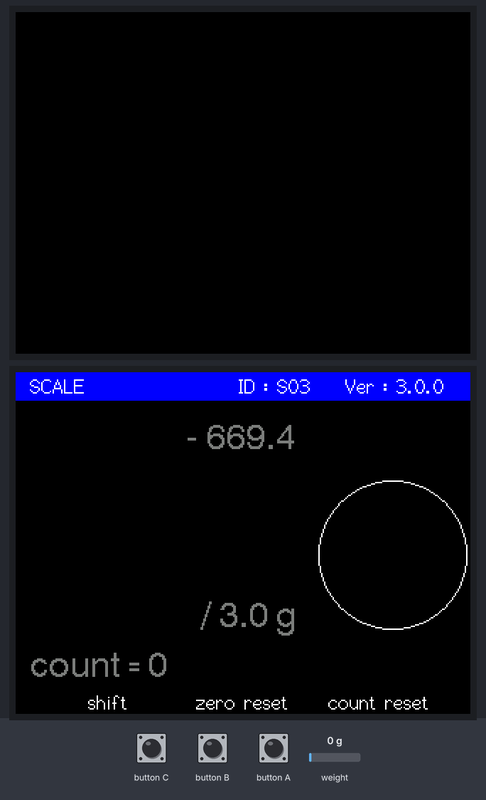
A sketch run on a simulated ESP32. Parts: 2 × 320×240 colour display. The test bench sets the inputs (shaded band); at power-on: weight on the scale 0 g. EEPROM starts erased; what the sketch prints to the serial monitor is not drawn.

Above: at 1.6 s.
1.7 s: weight on the scale set to 4900 g
At 3.0 s:
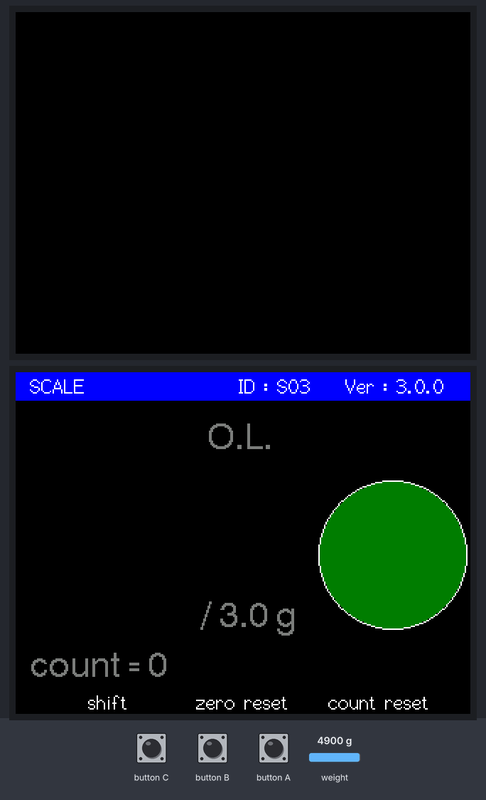
3.9 s: button A pressed for 0.15 s
At 4.16 s:
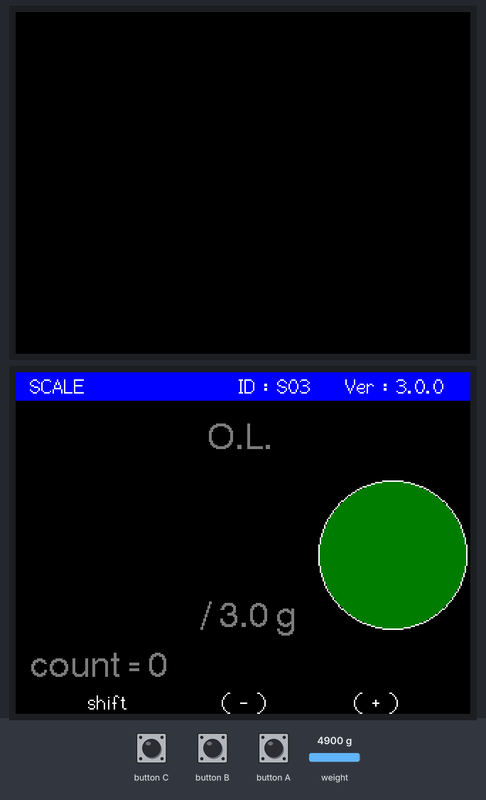
5.7 s: weight on the scale set to 100 g
At 7.4 s:
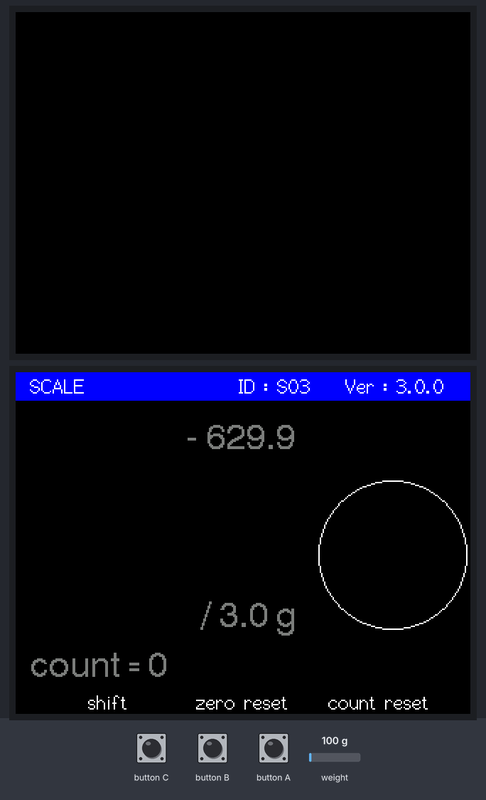
7.7 s: weight on the scale set to 4900 g
At 9.4 s:
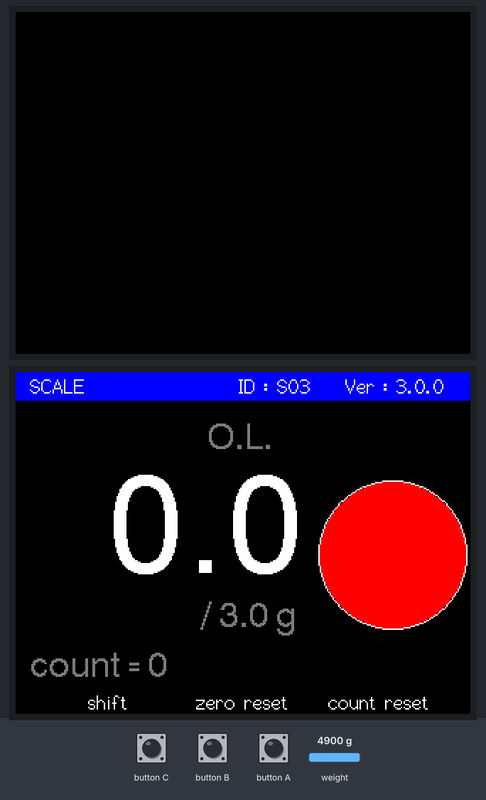
10.0 s: button B pressed for 0.15 s
At 10.7 s:
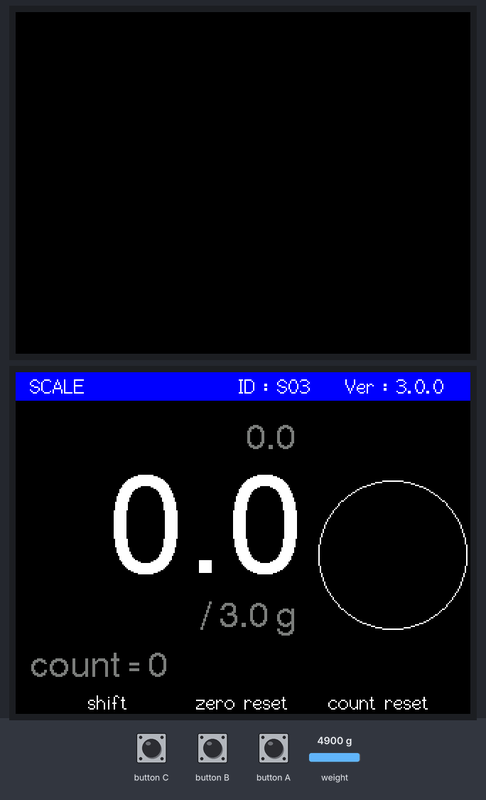
11.7 s: button A pressed for 1 s
At 12.2 s:
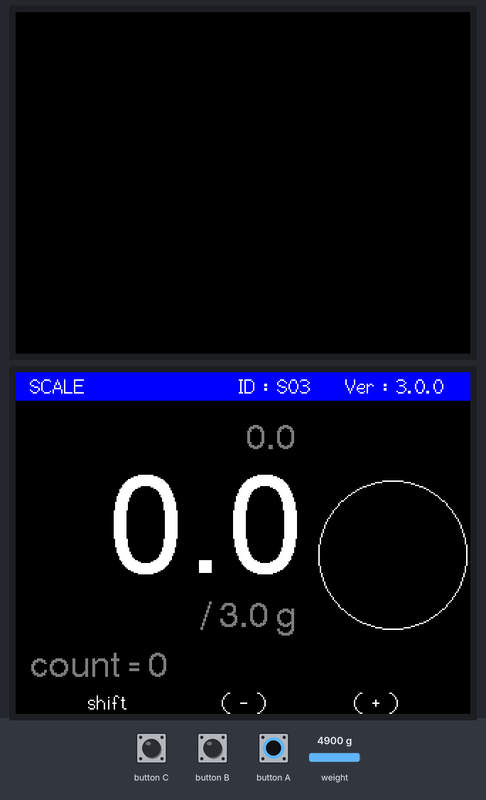
Timing chart, 0 to 14.7 s (numbered marks = the images above; inputs shaded):
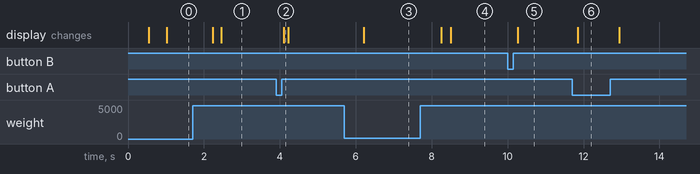

The sketch:

grease_weight_scale.ino
```cpp
/*
岡山工場缶グリース測定装置　Arduino IDE版
M5Stack Basic
HX711
1kgロードセル

Ver 3.0.0
*/

#define DEBUG

String        version             = "3.0.0";
String        device_number       = "S03";
String        Title_str           = "SCALE                  ID : " + device_number + "    Ver : " + version;

// 重量計算用定数
double A                          = 0.0000001 * 9412.198;   //8951
double B                          = 669.42;                 //580.47

#include <M5Stack.h>

// loadcellの設定
#include "HX711.h"
#define LOADCELL_DOUT_PIN 36                                  // HX711 DOUT端子接続PIN番号
#define LOADCELL_SCK_PIN  26                                  // HX711 SCK端子接続PIN番号
#define WEIGHT_LIST_VALID_NUM 5                               // 重量判定の有効要素数
#define WEIGHT_LIST_ELIMINATE_NUM_UPPER 2                     // 上側外れ値除外数
#define WEIGHT_LIST_ELIMINATE_NUM_LOWER 2                     // 下側外れ値除外数
#define WEIGHT_LIST_CENTER_NUM 2                              // 中央値の場所
#define WEIGHT_LIST_NUM (WEIGHT_LIST_VALID_NUM + WEIGHT_LIST_ELIMINATE_NUM_UPPER + WEIGHT_LIST_ELIMINATE_NUM_LOWER)

HX711 scale;
double    weight_list[WEIGHT_LIST_NUM] = {0.0};                   // 重量測定結果のリスト
double    filtered_weight_list[WEIGHT_LIST_VALID_NUM] = {0.0};    // 重量測定結果を降順にsortしたリスト
double    weight_list_ave     =  0.0;                             // filtered_weight_listの平均値
double    weight_list_center  =  0.0;                             // filtered_weight_listの中央値
double    weight_list_max     =  0.0;                             // filtered_weight_listの最大値
double    weight_list_min     =  0.0;                             // filtered_weight_listの最小値
double    weight_list_range   =  0.0;                             // weight_list_max - weight_list_min
double    zero_reset_value    =  0.0;                             // tareをした際のweight_list_center
double    weight_prev         =  0.0;                             // 前回の軽量合格時のweight_list_center
double    weight_diff         =  0.0;                             // weight_prevとweight_list_centerの差
double    weight_gross        =  0.0;                             // weight_list_centerとzero_reset_valueの差
double    threshold_stable    =  0.3;                             // 安定を判定するための閾値　許容するweight_list_max,minの差を設定
double    threshold_mesure    = 10.0;                             // 測定皿に計測対象物が乗っているかどうかを判定する閾値
bool      flag_mesure         = true;                             // 判定を開始しても良いかのフラグ
bool      flag_stable         = false;                            // 重量が安定したかどうかのフラグ
bool      flag_zero_reset     = true;                             // zero_reset後初回のみ処理するためのフラグ
uint32_t  counter             =    0;

// EEPROMサイズとアドレスの設定
#include <EEPROM.h>
#define EEPROM_MEM_SIZE       100
#define ADDR_THRE_WEIGHT      0x00

// 閾値設定
#define THRESHOLD_WEIGHT_DEFO 3.0                           //グリス塗布量良否判定の初期値　3.0g
double threshold_weight = THRESHOLD_WEIGHT_DEFO;

// loyanGFXの導入
#define LGFX_M5STACK
#include <LovyanGFX.hpp>
#include <LGFX_AUTODETECT.hpp>    // クラス"LGFX"を準備します
static LGFX lcd;                  // LGFXのインスタンスを作成。
static LGFX_Sprite sprite(&lcd);  // スプライトを使う場合はLGFX_Spriteのインスタンスを作成。

// display layout
uint16_t title_rect_pos[4]        = {   0,   0, 320, 20};   //{x, y, w, h}
uint16_t status_circle_pos[3]     = { 265, 128,  52};       //{x, y, r,}
uint16_t title_pos[2]             = {  10,   2};            //{x, y}
uint16_t gross_weight_pos[2]      = { 120,  35};
uint16_t diff_weight_pos[2]       = {  10,  68};
uint16_t threshold_value_pos[2]   = { 130, 160};
uint16_t count_value_pos[2]       = {  10, 195};
uint16_t btn_A_label_pos[2]       = {  33, 224};
uint16_t btn_B_label_pos[2]       = { 127, 224};
uint16_t btn_C_label_pos[2]       = { 220, 224};
uint16_t btn_shiftB_label_pos[2]  = { 145, 205};
uint16_t btn_shiftC_label_pos[2]  = { 240, 205};

void setup() {
  m5.begin();
  m5.Power.begin();

  EEPROM.begin(EEPROM_MEM_SIZE);                          //EEPROM開始
  readThreshold();                                        //閾値読み込み

  Serial.begin(115200);                                   //USBシリアル出力開始
  Serial.println("UART connected");
  Serial.print("grease scale version");
  Serial.println(version);

  lcd.init();                                             //lcd開始、設定
  lcd.setRotation(1);
  lcd.setBrightness(128);
  lcd.setColorDepth(24);  // RGB888の24ビットに設定

  //Title 描画
  lcd.fillScreen(TFT_BLACK);
  lcd.fillRect(title_rect_pos[0], title_rect_pos[1], title_rect_pos[2], title_rect_pos[3], TFT_BLUE);
  lcd.setTextColor(TFT_WHITE, TFT_BLUE);
  lcd.setFont(&fonts::Font2);
  lcd.setCursor(title_pos[0], title_pos[1]);
  lcd.print(Title_str);
  lcd.fillCircle(status_circle_pos[0], status_circle_pos[1], status_circle_pos[2], TFT_BLACK);
  lcd.drawCircle(status_circle_pos[0], status_circle_pos[1], status_circle_pos[2], TFT_WHITE);

  //label描画
  lcd.setTextColor(TFT_WHITE, TFT_BLACK);
  lcd.setFont(&fonts::Font2);
  lcd.setCursor(btn_A_label_pos[0],       btn_A_label_pos[1]);
  lcd.print("   shift  ");
  btn_label_show();
  scale.begin(LOADCELL_DOUT_PIN, LOADCELL_SCK_PIN);       //HX711初期化

  counter_show();
  threshold_show();
}

void loop() {
  String write_data;
  M5.update();
  read_weight();
  /*
  Serial.print("center = ");
  Serial.print(weight_list_center);
  Serial.print(" / range = ");
  Serial.print(weight_list_range);
  Serial.print(" / weight_diff = ");
  Serial.print(weight_diff);
  Serial.print(" / weight_prev = ");
  Serial.print(weight_prev);
  Serial.print(" / flag_mesure = ");
  Serial.print(flag_mesure);
  Serial.print(" / flag_zero_reset = ");
  Serial.println(flag_zero_reset);
  */
  judge_stable();
  weight_gross_show();
  counter_show();


  if (M5.BtnA.wasPressed() || m5.BtnA.wasReleased()) btn_label_show();
  if (M5.BtnB.wasPressed() && m5.BtnA.isReleased()) {
    zero_reset_value = weight_list_center;
    flag_zero_reset = true;
    flag_mesure = true;
  }
  if (M5.BtnC.wasPressed() && m5.BtnA.isReleased()) {
    counter = 0;
    counter_show;
  }
  if (M5.BtnB.wasPressed() && m5.BtnA.isPressed()){
    threshold_weight -= 1.0;
    if (threshold_weight < 1.0) threshold_weight = 1.0;
    write_data = String(threshold_weight);
    writeStringToEEPROM(ADDR_THRE_WEIGHT, write_data);
    EEPROM.commit();
    threshold_show();
  }
  if (M5.BtnC.wasPressed() && m5.BtnA.isPressed()){
    threshold_weight += 1.0;
    write_data = String(threshold_weight);
    writeStringToEEPROM(ADDR_THRE_WEIGHT, write_data);
    EEPROM.commit();
    threshold_show();
  }
}

void judge_stable(){

  if (weight_gross >= threshold_mesure){                                // モノが載っているときの処理
    if (weight_list_range <= threshold_stable){           // 重量が安定している場合の処理
      flag_stable = true;
      if (flag_zero_reset == true){                                         // zero_reset後一度だけの処理weight_prevによらずgreen表示
        flag_zero_reset = false;
        lcd.fillCircle(status_circle_pos[0], status_circle_pos[1], status_circle_pos[2] - 1, TFT_DARKGREEN);
        lcd.drawCircle(status_circle_pos[0], status_circle_pos[1], status_circle_pos[2], TFT_WHITE);
        weight_prev = weight_list_center;
        flag_mesure = false;
      }
      if (flag_mesure == true){                                             // 一度ものを下ろした場合の処理
        if (weight_diff >= threshold_weight){                                 // 重量差が閾値以上の場合
          lcd.fillCircle(status_circle_pos[0], status_circle_pos[1], status_circle_pos[2] - 1, TFT_DARKGREEN);
          lcd.drawCircle(status_circle_pos[0], status_circle_pos[1], status_circle_pos[2], TFT_WHITE);
          weight_prev = weight_list_center;
          weight_diff_show();
          counter += 1;
        } else {                                                              // 重量差が閾値未満の場合　
          lcd.fillCircle(status_circle_pos[0], status_circle_pos[1], status_circle_pos[2] - 1, TFT_RED);
          lcd.drawCircle(status_circle_pos[0], status_circle_pos[1], status_circle_pos[2], TFT_WHITE);
          weight_diff_show();
        }
        flag_mesure = false;
      }
    } else {                                                              // 重量が安定していない場合の処理
      flag_stable = false;
    }
  } else {                                                              // モノが載っていないときの処理
    flag_mesure = true;
    lcd.fillCircle(status_circle_pos[0], status_circle_pos[1], status_circle_pos[2] - 1, TFT_BLACK);
    lcd.drawCircle(status_circle_pos[0], status_circle_pos[1], status_circle_pos[2], TFT_WHITE);
  }
}

void counter_show(){
  lcd.setTextColor(TFT_DARKGREY, TFT_BLACK);
  lcd.setFont(&fonts::Font4);
  lcd.setCursor(count_value_pos[0], count_value_pos[1]);
  lcd.printf("count = %d    ",counter);
}

void threshold_show(){
  lcd.setTextColor(TFT_DARKGREY, TFT_BLACK);
  lcd.setFont(&fonts::Font4);
  lcd.setCursor(threshold_value_pos[0], threshold_value_pos[1]);
  lcd.printf("/ %.1f g   ",threshold_weight);
}

void weight_gross_show(){
  lcd.setTextColor(TFT_DARKGREY, TFT_BLACK);
  lcd.setFont(&fonts::Font4);
  lcd.setCursor(gross_weight_pos[0], gross_weight_pos[1]);
  //weight_gross = weight_list_center - zero_reset_value;
  if (weight_gross >= 0.0 ){
    lcd.print(" ");
  } else {
    lcd.print("-");
    weight_gross *= -1.0;
  }
  if (100.0 <= weight_gross && weight_gross < 1000.0) {
    lcd.print("    ");
    lcd.setCursor(gross_weight_pos[0] + 14, gross_weight_pos[1]);
  } else if (10.0 <= weight_gross && weight_gross < 100.0) {
    lcd.print("      ");
    lcd.setCursor(gross_weight_pos[0] + 28, gross_weight_pos[1]);
  } else if (0.0 <= weight_gross && weight_gross < 10.0) {
    lcd.print("        ");
    lcd.setCursor(gross_weight_pos[0] + 42, gross_weight_pos[1]);
  }
  /*else if (0.0 == weight_gross) {
    lcd.print("        ");
    //weight_gross += 0.0001;   //表示桁異常対策のおまじない
    lcd.setCursor(gross_weight_pos[0] + 42, gross_weight_pos[1]);
  }*/

  if (weight_gross >= 1000.0) {
    lcd.print("  O.L.   ");
  } else {
    lcd.printf("%.1f    ", weight_gross);
  }
}

void weight_diff_show(){
  if (flag_stable == true){
    lcd.setTextColor(TFT_WHITE, TFT_BLACK);
  } else {
    lcd.setTextColor(TFT_DARKGREY, TFT_BLACK);
  }

  lcd.setFont(&fonts::Font8);
  lcd.setCursor(diff_weight_pos[0], diff_weight_pos[1]);
  //weight_diff = weight_prev - weight_list_center;
  if (weight_diff <= 0.0) weight_diff = 0.0;

  if (10.0 <= weight_diff && weight_diff < 100.0) {
    lcd.setCursor(diff_weight_pos[0], diff_weight_pos[1]);
  } else if (0.0 < weight_diff && weight_diff < 10.0) {
    lcd.print("  ");
    lcd.setCursor(diff_weight_pos[0] + 55, diff_weight_pos[1]);
  } else if (0.0 == weight_diff) {
    lcd.print("  ");
    weight_diff += 0.0001;   //表示桁異常対策のおまじない
    lcd.setCursor(diff_weight_pos[0] + 55, diff_weight_pos[1]);
  }

  if (weight_diff >= 100.0) {
    lcd.print("----");
  } else {
    lcd.printf("%.1f", weight_diff);
  }
}

void btn_label_show(){
  lcd.setTextColor(TFT_WHITE, TFT_BLACK);
  lcd.setFont(&fonts::Font2);
  if (M5.BtnA.isReleased()){
    lcd.setCursor(btn_B_label_pos[0],       btn_A_label_pos[1]);
    lcd.print("zero reset");
    lcd.setCursor(btn_C_label_pos[0],       btn_C_label_pos[1]);
    lcd.print("count reset");
  } else if (M5.BtnA.isPressed()) {
    lcd.setCursor(btn_B_label_pos[0],       btn_A_label_pos[1]);
    lcd.print("   ( - )    ");
    lcd.setCursor(btn_C_label_pos[0],       btn_C_label_pos[1]);
    lcd.print("   ( + )    ");
  }
}

void read_weight(){     // 重量を測定し、weight_listに追加。weight_listの平均をweight_ave,weight_listの最大をweiht_list_max,最小をweight_list_minにする
  double weight_raw = (static_cast<double>(scale.read()) * A) - B;
  for (int i = 0; i < WEIGHT_LIST_NUM - 1; ++i){
    weight_list[i] = weight_list[i + 1];
  }
  weight_list[WEIGHT_LIST_NUM - 1] = weight_raw;
  weight_raw = 0.0;
  weight_list_filter();
}

void weight_list_filter(){
  double sorted_weight_list[WEIGHT_LIST_NUM] = {0.0};
  for (int i = 0; i < WEIGHT_LIST_NUM; i++){
    sorted_weight_list[i] = weight_list[i];
  }
  sorted_weight_list[WEIGHT_LIST_NUM] = weight_list[0];
  for (int i = 0; i < WEIGHT_LIST_NUM - 1; i++){
    for (int j = i + 1; j < WEIGHT_LIST_NUM; j++){
      if (sorted_weight_list[i] > sorted_weight_list[j]){
        double temp = sorted_weight_list[i];
        sorted_weight_list[i] = sorted_weight_list[j];
        sorted_weight_list[j] = temp;
      }
    }
  }
  weight_list_ave = 0.0;
  for (int i = 0; i < WEIGHT_LIST_VALID_NUM; i++){
    filtered_weight_list[i] = sorted_weight_list[i + WEIGHT_LIST_ELIMINATE_NUM_LOWER];
    weight_list_ave += filtered_weight_list[i];
  }
  weight_list_ave    /= WEIGHT_LIST_VALID_NUM;
  weight_list_center  = filtered_weight_list[WEIGHT_LIST_CENTER_NUM];
  weight_list_min     = filtered_weight_list[0];
  weight_list_max     = filtered_weight_list[WEIGHT_LIST_VALID_NUM - 1];
  weight_gross        = weight_list_center - zero_reset_value;
  weight_diff         = round((weight_prev - weight_list_center) * 10) / 10;
  weight_list_range   = weight_list_max - weight_list_min;
}

void readThreshold(){   //閾値読み込み。EEPROMが空の場合、デフォルト値を記録
  String read_data;
  String write_data;

  read_data = EEPROM.readString(ADDR_THRE_WEIGHT);            //EEPROM読み込み
  Serial.print("read_data = ");
  Serial.println(read_data);
  if (read_data == ""){
    threshold_weight = THRESHOLD_WEIGHT_DEFO;
    write_data = String(THRESHOLD_WEIGHT_DEFO);
    writeStringToEEPROM(ADDR_THRE_WEIGHT, write_data);
    EEPROM.commit();
  } else {
    threshold_weight = read_data.toDouble();
  }
  Serial.print("threshold_weight = ");
  Serial.print(threshold_weight);
}

void writeStringToEEPROM(int address, String data) {
  // EEPROMにStringを書き込む
  for (int i = 0; i < data.length(); i++) {
    EEPROM.write(address + i, data[i]);
  }
  // Null終端文字を書き込む
  EEPROM.write(address + data.length(), '\0');
}
```

Measured:
- after the input at 1.7 s, the display: first changes after 0.53 s (image 1 shows a later state)
- after the input at 3.9 s, the display: changes after 0.20 s (image 2)
- after the input at 5.7 s, the display: changes after 0.50 s (image 3)
- after the input at 7.7 s, the display: first changes after 0.56 s (image 4 shows a later state)
- after the input at 10.0 s, the display: changes after 0.27 s (image 5)
- after the input at 11.7 s, the display: changes after 0.14 s (image 6)
